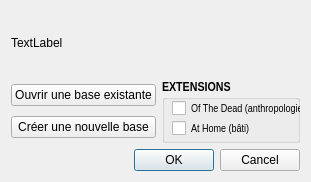
<?xml version="1.0" encoding="UTF-8"?>
<ui version="4.0">
 <class>Dialog</class>
 <widget class="QDialog" name="Dialog">
  <property name="geometry">
   <rect>
    <x>0</x>
    <y>0</y>
    <width>311</width>
    <height>182</height>
   </rect>
  </property>
  <property name="sizePolicy">
   <sizepolicy hsizetype="Fixed" vsizetype="Fixed">
    <horstretch>0</horstretch>
    <verstretch>0</verstretch>
   </sizepolicy>
  </property>
  <property name="windowTitle">
   <string>Dialog</string>
  </property>
  <layout class="QVBoxLayout" name="verticalLayout">
   <item>
    <widget class="QLabel" name="label">
     <property name="text">
      <string>TextLabel</string>
     </property>
    </widget>
   </item>
   <item>
    <layout class="QHBoxLayout" name="horizontalLayout">
     <item>
      <layout class="QVBoxLayout" name="verticalLayout_2">
       <item>
        <widget class="QPushButton" name="pushButton">
         <property name="sizePolicy">
          <sizepolicy hsizetype="Minimum" vsizetype="Fixed">
           <horstretch>0</horstretch>
           <verstretch>0</verstretch>
          </sizepolicy>
         </property>
         <property name="text">
          <string>Ouvrir une base existante</string>
         </property>
        </widget>
       </item>
       <item>
        <widget class="QPushButton" name="pushButton_2">
         <property name="text">
          <string>Créer une nouvelle base</string>
         </property>
        </widget>
       </item>
      </layout>
     </item>
     <item>
      <widget class="QGroupBox" name="extension_lbl">
       <property name="sizePolicy">
        <sizepolicy hsizetype="Minimum" vsizetype="Minimum">
         <horstretch>0</horstretch>
         <verstretch>0</verstretch>
        </sizepolicy>
       </property>
       <property name="font">
        <font>
         <family>Arial Narrow</family>
         <pointsize>10</pointsize>
         <weight>75</weight>
         <bold>true</bold>
        </font>
       </property>
       <property name="title">
        <string>EXTENSIONS</string>
       </property>
       <widget class="QCheckBox" name="Ajout_Extension_OTD">
        <property name="geometry">
         <rect>
          <x>10</x>
          <y>20</y>
          <width>151</width>
          <height>17</height>
         </rect>
        </property>
        <property name="sizePolicy">
         <sizepolicy hsizetype="Fixed" vsizetype="Fixed">
          <horstretch>0</horstretch>
          <verstretch>0</verstretch>
         </sizepolicy>
        </property>
        <property name="font">
         <font>
          <family>Arial Narrow</family>
          <pointsize>8</pointsize>
          <weight>50</weight>
          <bold>false</bold>
         </font>
        </property>
        <property name="text">
         <string>Of The Dead (anthropologie)</string>
        </property>
       </widget>
       <widget class="QCheckBox" name="Extension_bati">
        <property name="geometry">
         <rect>
          <x>10</x>
          <y>40</y>
          <width>91</width>
          <height>17</height>
         </rect>
        </property>
        <property name="font">
         <font>
          <family>Arial Narrow</family>
          <pointsize>8</pointsize>
          <weight>50</weight>
          <bold>false</bold>
         </font>
        </property>
        <property name="text">
         <string>At Home (bâti)</string>
        </property>
       </widget>
      </widget>
     </item>
    </layout>
   </item>
   <item>
    <widget class="QDialogButtonBox" name="buttonBox">
     <property name="orientation">
      <enum>Qt::Horizontal</enum>
     </property>
     <property name="standardButtons">
      <set>QDialogButtonBox::Cancel|QDialogButtonBox::Ok</set>
     </property>
    </widget>
   </item>
  </layout>
 </widget>
 <resources/>
 <connections>
  <connection>
   <sender>buttonBox</sender>
   <signal>accepted()</signal>
   <receiver>Dialog</receiver>
   <slot>accept()</slot>
   <hints>
    <hint type="sourcelabel">
     <x>248</x>
     <y>254</y>
    </hint>
    <hint type="destinationlabel">
     <x>157</x>
     <y>274</y>
    </hint>
   </hints>
  </connection>
  <connection>
   <sender>buttonBox</sender>
   <signal>rejected()</signal>
   <receiver>Dialog</receiver>
   <slot>reject()</slot>
   <hints>
    <hint type="sourcelabel">
     <x>316</x>
     <y>260</y>
    </hint>
    <hint type="destinationlabel">
     <x>286</x>
     <y>274</y>
    </hint>
   </hints>
  </connection>
 </connections>
</ui>
